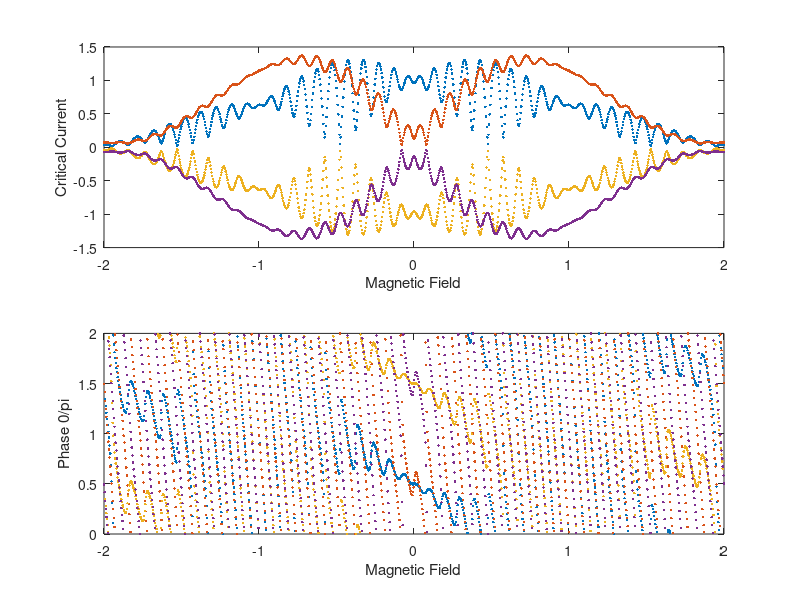

The MATLAB script that drew this image:
%Explanation of base program

%The program splits a squid into two junctions that have xmax discrete sections.  Each
%section has a supercurrent density, and a phase difference that is
%contributed to by the field (PhaseF) in the junction, the field in the squid loop,
%and an arbitrary phase set at x=1 %called Phase1.  These phase factors are 
%all summed along the junction to determine the local phase difference 
%across the junction at each point.  For each value of field and Phase1 the
%supercurrent at each point is calculated and the net supercurrent (sum 
%along the junction and then the sum of the two junctions together)
%is calcualted to find the supercurrent carried at that phase and that
%field.  To find the maximum supercurrent for a given field, the max of
%that vector is taken for that field value.  The minimum can be calculated 
%to find the negative critical current.  Both of these can be plotted 
%against the magnetic field that is applied.  This is the exact measurment 
%of the critical current vs field that we do in the lab.

%This version adds the ability to add several realistic features of squids

% Critical Current Asymmetry
% Junction Area Asymmetry
% Critical Current density variation along each junction
% Squid Loop size variation
% Changes in the field scan range



%Abreviations used
%Junction=Junc
%Super Current = SCur or just SC
%Step Size = SS sufix
%Width = Wid
%Length = Len
%Magnitude = Mag


%% Clearing memory and input screen

clear;
clc;
close all;

%% Defining the Parameters of the Simulaiton

    %Dividing the Junctions up into discrete sections
        xmax1=51;
        xmax2=52;
        x1(:,1)=(1:xmax1);
        x2(:,1)=(1:xmax2);

    %Critical Current Magnitudes
        SCurrentMag1=1;
        SCurrentMag2=1;

        SCurNoiseMag1=.01;
        SCurNoiseMag2=.01;
              
    %Junction Area Dimensions
        JuncWid1=1;
        JuncLen1=1;

        JuncWid2=1;
        JuncLen2=1;
        
    %Setting Squid Loop Parameers
        LoopWid=2;
        LoopLen=5;
        
%Setting up Loop Parameters
        
    %Phase Loop parameters
        p=1;
        pmax=203;
        Phase0Min=0*pi;
        Phase0Max=2*pi;
            
    %Field Parameters
        f=1;
        fmax=1004;
        FieldMin=-2;
        FieldMax=2;
        
    %Stepping through a parameter
        j=1;
        jmax=2;
        AlphaMin=0;
        AlphaMax=.8;


%Calculating Critical Current Densities
    JuncArea1=JuncWid1*JuncLen1;
    JuncArea2=JuncWid2*JuncLen2;
    LoopArea=LoopWid*LoopLen;
    
    SCurNoise1=SCurNoiseMag1*(2*rand(xmax1,1)-1);
    SCurNoise2=SCurNoiseMag2*(2*rand(xmax2,1)-1);
 
    SCurDen1=ones(xmax1,1)*SCurrentMag1/xmax1+SCurNoise1/xmax1;
    SCurDen2=ones(xmax2,1)*SCurrentMag2/xmax2+SCurNoise2/xmax2;

%Pre Allocating memory to the arrays (should decrease runtime)
Phase0=zeros(1,pmax);
Field=zeros(1,fmax);
FluxinJunc1=zeros(1,fmax);
FluxinJunc2=zeros(1,fmax);
FluxinLoop=zeros(1,fmax);

PhaseFDen1=zeros(1,fmax); %Phase from field in Junction 1
PhaseFDen2=zeros(1,fmax); %Phase from field in Junction 2
PhaseFL=zeros(1,fmax); %Phase from field in the Squid Loop


SCurrent1=zeros(xmax1,pmax,fmax);
SCurrent2=zeros(xmax2,pmax,fmax);
SCurrentNet=zeros(1,pmax);

MaxSCurrentNet=zeros(jmax,fmax);
MinSCurrentNet=zeros(jmax,fmax);
IndexMaxSC=zeros(jmax,fmax);
IndexMinSC=zeros(jmax,fmax);
Phase0MaxSC=zeros(jmax,fmax);
Phase0MinSC=zeros(jmax,fmax);

%% Loops for running the simulation Meat of the Simulation


%Changing a Parameter of the plot
AlphaSS =(AlphaMax-AlphaMin)/(jmax-1);
AlphaV= AlphaMin:AlphaSS:AlphaMax;

for j=1:jmax;
    
    Alpha=AlphaV(j);
 
    %Field Contribution to the Phase 
    %Define the Field ForLoop setp size, then run the Field for ForLoop
    FieldSS=(FieldMax-FieldMin)/(fmax-1);
    for f=1:fmax

        disp(f);
        disp(j);
        Field(f)=FieldMin+(f-1)*FieldSS;


        PhaseF1=2*pi*Field(f)*JuncArea1;
        PhaseF2=2*pi*Field(f)*JuncArea2;
        PhaseFL=2*pi*Field(f)*LoopArea;

        PhaseFDen1=PhaseF1*x1/xmax1;
        PhaseFDen2=PhaseF2*x2/xmax2;

        %Phase0 ForLoop of externally set phase 
        %Define the Phase0 setp size, then run the ForLoop
            
            Phase0SS=(Phase0Max-Phase0Min)/(pmax-1);
            Phase0=(Phase0Min:Phase0SS:Phase0Max);
            PhaseNorm=Phase0/(2*pi);
            PhaseIntrinsic1=zeros(xmax1,pmax);
            PhaseIntrinsic2=zeros(xmax2,pmax);
                        
        %Calculating the local Phase Drop across each junction
            PhaseDrop1=ones(xmax1,1)*Phase0+PhaseFDen1*ones(1,pmax);
            PhaseDrop2=ones(xmax2,1)*Phase0+PhaseFL.*ones(xmax2,pmax)+PhaseFDen2*ones(1,pmax);
            PhaseIntrinsic2(round(xmax2/2):end,:)=pi;
        
        %Calculating the Super Current 
            SCurrent1=SCurDen1*ones(1,pmax).*(1-Alpha).*(sin(PhaseDrop1));
            SCurrent2=SCurDen2*ones(1,pmax).*(1+Alpha).*sin(PhaseDrop2+PhaseIntrinsic2);
            
            SCurrentNet=sum(SCurrent1)+sum(SCurrent2);
        
            
        %Recording the Maximum Super Current and its index in "p"
        [MaxSCurrentNet(j,f),IndexMaxSC(j,f)]=max(SCurrentNet);  
        [MinSCurrentNet(j,f),IndexMinSC(j,f)]=min(SCurrentNet);
        %Recording the Phase0 of the Maximum Super Current
        Phase0MaxSC(j,f)=Phase0(IndexMaxSC(j,f));
        Phase0MinSC(j,f)=Phase0(IndexMinSC(j,f));
        
     end

end

hold on; subplot(2,1,1); plot(Field,MaxSCurrentNet,'.')
hold on; subplot(2,1,1); plot(Field,MinSCurrentNet,'.')
xlabel('Magnetic Field'); ylabel('Critical Current');


hold on; subplot(2,1,2); plot(Field,Phase0MaxSC/pi,'.')
hold on; subplot(2,1,2); plot(Field,Phase0MinSC/pi,'.')
xlabel('Magnetic Field'); ylabel('Phase 0/pi');

